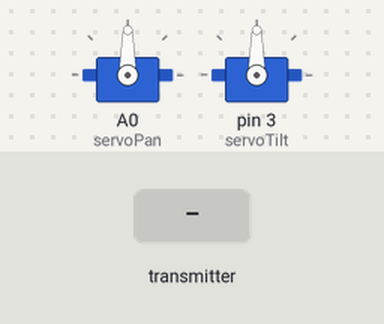
This sketch was run on a simulated Arduino Uno, built with avr-gcc and run on an emulated ATmega328P. On the bench: 2 × servo. Inputs (shaded band) come from the test bench. No radio packets arrive unless stated.

Above: at 1.2 s.
1.3 s: the transmitter starts sending data.0 = 0
At 2.3 s:
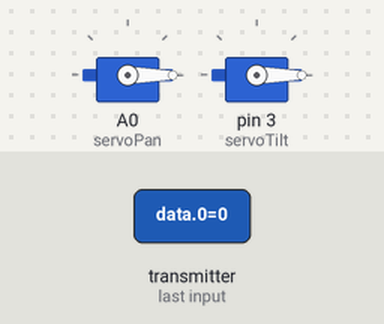
2.8 s: the transmitter starts sending data.3 = 256
At 3.5 s:
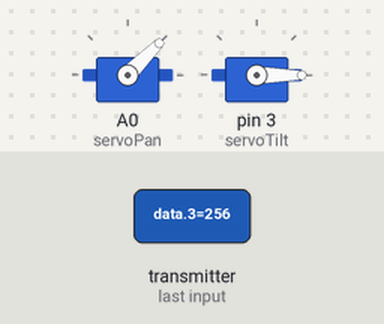
4.3 s: the transmitter starts sending data.4 = 256
At 4.6 s:
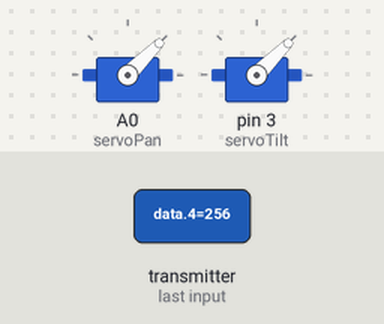
5.8 s: the transmitter starts sending data.3 = 0
At 7.0 s:
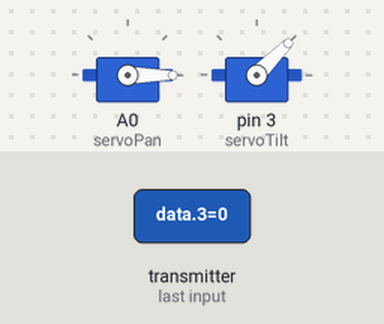
7.3 s: the transmitter starts sending data.4 = 512
At 8.1 s:
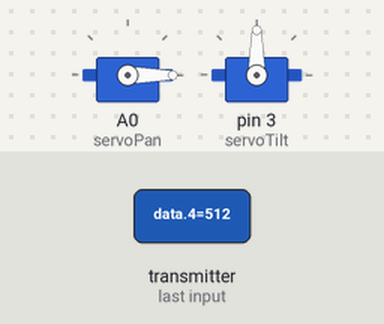
8.8 s: the transmitter starts sending data.3 = 1023
At 9.2 s:
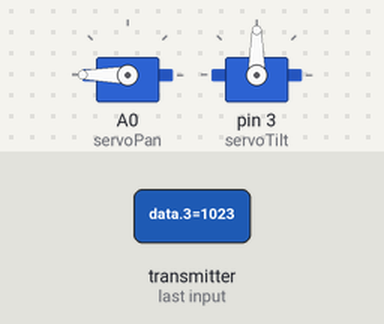
Timing chart, 0 to 11.3 s (numbered marks = the images above; inputs shaded):
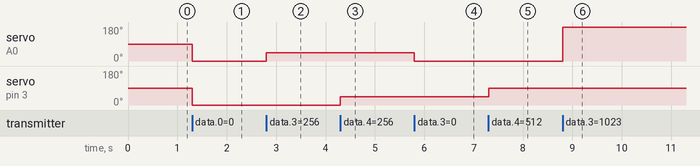

The sketch:

testRx_panTiltControl_A.ino
```cpp
#include <SPI.h>
#include <nRF24L01.h>
#include <RF24.h>
#include <Servo.h>

RF24 radio(9, 10); // CE, CSN
const byte address[6] = "00069";

Servo servoPan;
Servo servoTilt;

void setup() {
  Serial.begin(9600);
  radio.begin();
  radio.openReadingPipe(0, address);
  radio.setPALevel(RF24_PA_MAX);
  radio.setDataRate(RF24_250KBPS);
  radio.startListening();

  servoPan.attach(A0);
  servoTilt.attach(3);

}

void loop() {
  if (radio.available()) {
    int data[10];
    radio.read(&data, sizeof(data));
    int xValue_1 = data[0];
    int yValue_1 = data[1];
    int buttonState_1 = data[2];
    int xValue_2 = data[3];
    int yValue_2 = data[4];
    int buttonState_2 = data[5];
    int valuePot_1 = data[6];
    int valuePot_2 = data[7];
    int switch_1 = data[8];
    int switch_2 = data[9];

    //    controlMovement(xValue_1, yValue_1);
    //    lightControl(switch_1, switch_2);
    if (xValue_2 < 490 || xValue_2 > 530 || yValue_2 < 490 || yValue_2 > 530) {
      controlServos(xValue_2, yValue_2);
    } else {
      stopServos();
    }
    delay(20);
  }
}

void controlServos(int xValue_2, int yValue_2) {
  int panSpeed = map(xValue_2, 0, 1023, 0, 180); // 90 es stop
  int tiltSpeed = map(yValue_2, 0, 1023, 0, 180); // 90 es stop

  servoPan.write(panSpeed);
  servoTilt.write(tiltSpeed);
}

void stopServos() {
  servoPan.write(90); // Detener el servo Pan
  servoTilt.write(90); // Detener el servo Tilt
}
```

Measured:
- after the input at 1.3 s, servo on A0 (servoPan), servo on pin 3 (servoTilt): 90° → 0° at once
- after the input at 2.8 s, servo on A0 (servoPan): 0° → 45° at once
- after the input at 4.3 s, servo on pin 3 (servoTilt): 0° → 45° at once
- after the input at 5.8 s, servo on A0 (servoPan): 45° → 0° at once
- after the input at 7.3 s, servo on pin 3 (servoTilt): 45° → 90° at once
- after the input at 8.8 s, servo on A0 (servoPan): 0° → 180° at once
